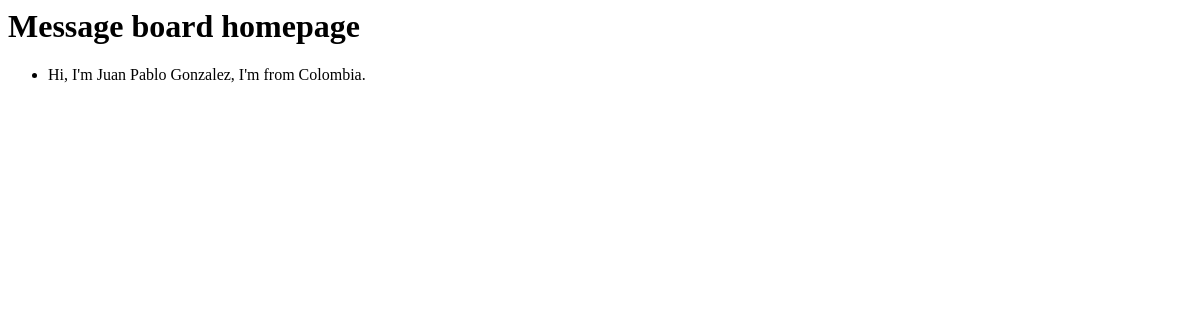
Before: / with the older database file.
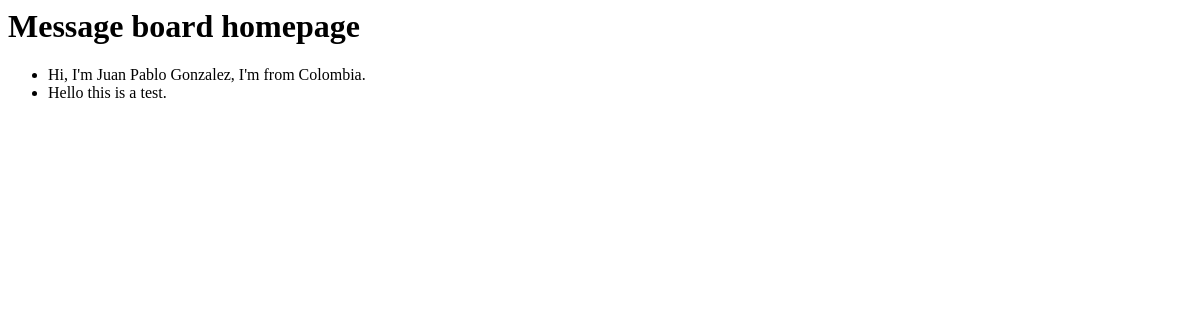
After: the same page with the newer database file.
### databasesec/models.py (models this page shows, shortened)
class Post(models.Model):
    text = models.TextField()

### databasesec/views.py (the view)
# urls.py: path('', HomePageView.as_view(), name='home'),
class HomePageView(ListView):
    model = Post
    template_name = 'home.html'

### databasesec/Templates/home.html
<h1>Message board homepage</h1>
<ul>
    {% for databasesec in post_list %}
        <li>{{ databasesec.text }}</li>
    {% endfor %}
</ul>

Changed rows visible on the page:
added Post: text "Hello this is a test."
